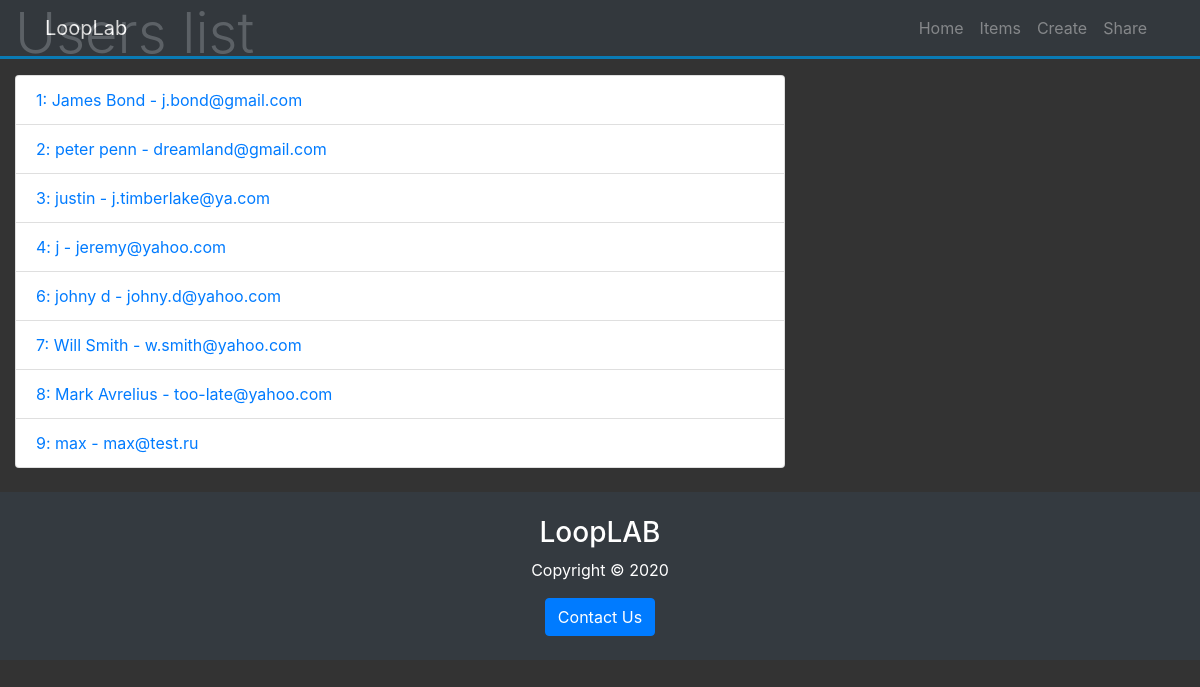
The app's page /items/ with its own data.
### looplab/home/models.py (models this page shows, shortened)
class EmailSignup(db.Model):
    id = db.Column(db.Integer, primary_key=True)
    full_name = db.Column(db.String(120), nullable=True)
    content = db.Column(db.Text, nullable=True)
    email = db.Column(db.String(120), unique=True, nullable=False)

### looplab/home/views.py (the view)
@app.route('/items/', methods=['GET'])
def item_list():
    object_list = EmailSignup.query.all()
    return render_template('items/list.html', object_list=object_list)

### looplab/templates/items/list.html (shortened to what this page needs)
{% extends "base.html" %}
{% block content %}
<div class="col-lg-8">
    <h1 class="display-4">Users list</h1>
    <ul class="list-group mb-4">
        {% for user in object_list %}
            <li class="list-group-item"><a href="{{ url_for('item_detail', id=user.id) }}">{{ user.id }}: {{ user.full_name }} - {{ user.email }}</a></li>
        {% endfor %}
    </ul>
</div>
{% endblock content %}

### looplab/templates/base.html (shortened to what this page needs)
<!DOCTYPE html>
<html lang="en">
<head>
    <link rel="stylesheet" href="https://stackpath.bootstrapcdn.com/bootstrap/4.4.1/css/bootstrap.min.css"
>
    <link rel="stylesheet" href="{{ url_for('static', filename='css/style.css') }}">
</head>
<body data-spy="scroll" data-target="#main-nav" id="home">
    {% include 'navbar.html' %}
    {% block content %}
    {% endblock content %}
    <footer id="main-footer" class="bg-dark">
        <div class="container">
            <div class="row">
                <div class="col text-center py-4">
                    <h3>LoopLAB</h3>
                    <p>Copyright &copy; <span id="year"></span></p>
                    <button class="btn btn-primary" data-toggle="modal" data-target="#contactModal">Contact Us</button>
                </div>
            </div>
        </div>
    </footer>
</body>
</html>

### looplab/templates/navbar.html (shortened to what this page needs)
<nav class="navbar navbar-expand-sm bg-dark navbar-dark fixed-top" id="main-nav">
    <div class="container">
        <a href="/" class="navbar-brand">LoopLab</a>
        <div class="collapse navbar-collapse" id="navbarCollapse">
            <ul class="navbar-nav ml-auto">
                <li class="nav-item">
                    <a href="/#home" class="nav-link">Home</a>
                </li>
                <li class="nav-item">
                    <a href="{{ url_for('item_list') }}" class="nav-link">Items</a>
                </li>
                <li class="nav-item">
                    <a href="#create-head-section" class="nav-link">Create</a>
                </li>
                <li class="nav-item">
                    <a href="#share-head-section" class="nav-link">Share</a>
                </li>
            </ul>
        </div>
    </div>
</nav>

### looplab/static/css/style.css (style rules this page uses)
body { background: #333; color: #fff; }
.navbar { border-bottom: #008ed6 3px solid; opacity: .8; }

### records on screen
EmailSignup: id "1", full_name "James Bond", email "j.bond@gmail.com"
EmailSignup: id "2", full_name "peter penn", email "dreamland@gmail.com"
EmailSignup: id "3", full_name "justin", email "j.timberlake@ya.com"
EmailSignup: id "4", full_name "j", email "jeremy@yahoo.com"
EmailSignup: id "6", full_name "johny d", email "johny.d@yahoo.com"
EmailSignup: id "7", full_name "Will Smith", email "w.smith@yahoo.com"
EmailSignup: id "8", full_name "Mark Avrelius", email "too-late@yahoo.com"
EmailSignup: id "9", full_name "max", email "max@test.ru"
